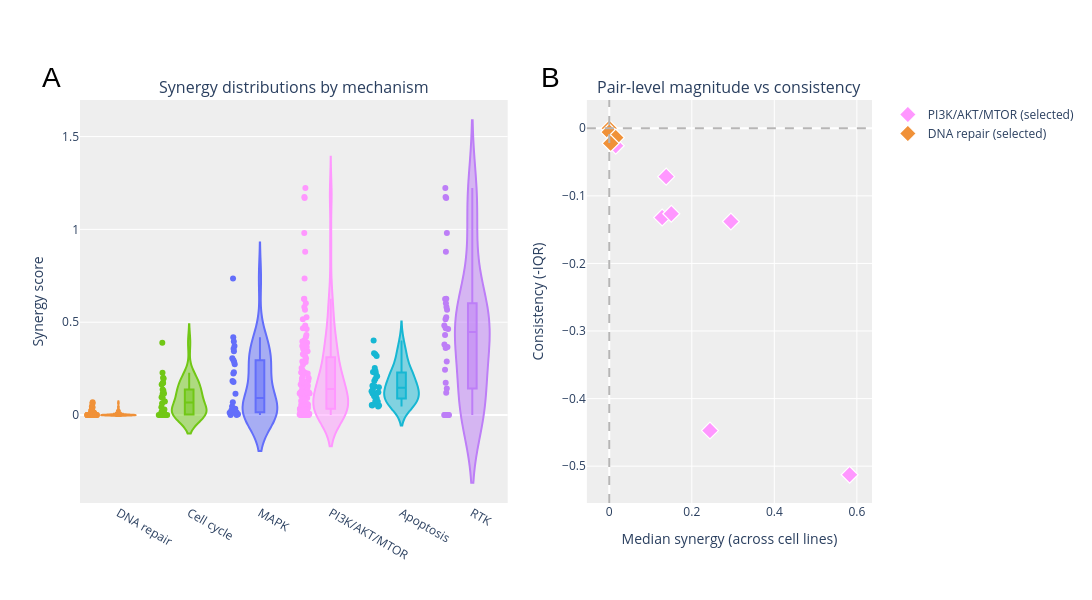
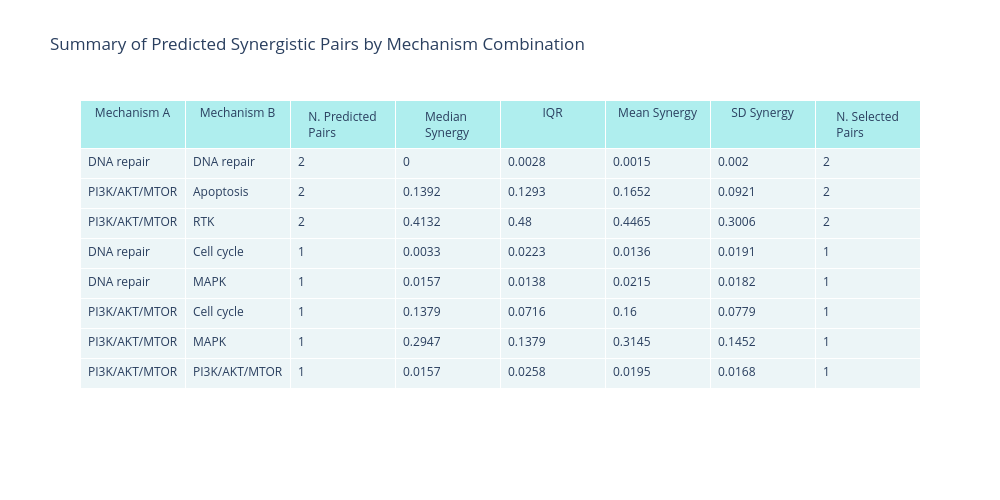

Source (notebook cell) for these figures, in order:
### Code cell
from synco.plotting.pred_distributions import make_pred_distribution_plots

make_pred_distribution_plots(str(results_dir), plots_dir=str(plots_dir), show=True,
                            family_priority=['PI3K/AKT/MTOR', 'DNA repair'])

### Figure 1 — Plotly figure (JSON) as saved in the notebook; plotly's stock layout.template omitted (floating-point values rounded to 4 significant figures)
{"data": [{"box": {"visible": true}, "marker": {"color": "#F09138"}, "meanline": {"visible": false}, "name": "DNA repair", "points": "all", "showlegend": false, "type": "violin", "xaxis": "x", "y": [-0.0, 0.004193, 0.01574, -0.0, -0.0, 0.01111, 0.02794, 0.01487, -0.0, -0.0, 0.01333, 0.02333, -0.0, 0.01044, 0.04576, 0.02126, -0.0, 0.001222, 0.06967, 0.04169, -0.0, -0.0, 0.01222, -0.0, -0.0, -0.0, 0.004722, -0.0, -0.0, -0.0, 0.01405, 0.03004, -0.0, -0.0, -0.0, -0.0, -0.0, 0.0075, 0.01281, -0.0, -0.0, 0.004643, 0.02469, -0.0, -0.0, -0.0, 0.02373, 0.006667, -0.0, -0.0, 0.03378, -0.0, -0.0, -0.0, 0.02456, 0.06302, -0.0, 0.006667, -0.0, 0.003333, -0.0, 0.004193, -0.0, 0.01111, -0.0, -0.0, -0.0, 0.01044, -0.0, 0.001222, -0.0, -0.0, -0.0, -0.0, -0.0, -0.0, -0.0, -0.0, -0.0, 0.0075, -0.0, 0.004643, -0.0, -0.0, -0.0, -0.0, -0.0, -0.0, -0.0, 0.006667], "yaxis": "y"}, {"box": {"visible": true}, "marker": {"color": "#71C715"}, "meanline": {"visible": false}, "name": "Cell cycle", "points": "all", "showlegend": false, "type": "violin", "xaxis": "x", "y": [-0.0, 0.1312, 0.01487, 0.1143, 0.02333, 0.2012, 0.02126, 0.2284, 0.04169, 0.09627, -0.0, 0.39, -0.0, 0.173, 0.03004, 0.1969, -0.0, 0.1737, -0.0, 0.113, -0.0, 0.07276, 0.006667, 0.1156, -0.0, 0.0918, 0.06302, 0.1379, 0.003333, 0.1642], "yaxis": "y"}, {"box": {"visible": true}, "marker": {"color": "#636EFA"}, "meanline": {"visible": false}, "name": "MAPK", "points": "all", "showlegend": false, "type": "violin", "xaxis": "x", "y": [0.01574, 0.2238, 0.02794, 0.1783, 0.01333, 0.3444, 0.04576, 0.419, 0.06967, 0.1144, 0.01222, 0.7359, 0.004722, 0.3576, 0.01405, 0.3967, -0.0, 0.3725, 0.01281, 0.2305, 0.02469, 0.3062, 0.02373, 0.1837, 0.03378, 0.2854, 0.02456, 0.274, -0.0, 0.2947], "yaxis": "y"}, {"box": {"visible": true}, "marker": {"color": "#FF97FF"}, "meanline": {"visible": false}, "name": "PI3K/AKT/MTOR", "points": "all", "showlegend": false, "type": "violin", "xaxis": "x", "y": [0.04229, 0.5156, 0.1742, 0.1312, 0.119, 0.1503, 0.2238, 0.001191, 0.6246, 0.361, 0.1143, 0.05136, 0.1015, 0.1783, 0.02934, 0.1201, -0.0, 0.2012, 0.1835, 0.2538, 0.3444, 0.003086, 1.223, 0.5264, 0.2284, 0.2369, 0.3275, 0.419, 0.007778, 1.169, 0.463, 0.09627, 0.05436, 0.07205, 0.1144, 0.03316, 0.5824, 0.4818, 0.39, 0.3336, 0.402, 0.7359, 0.01379, 0.2886, -0.0, 0.173, 0.1953, 0.2253, 0.3576, 0.002469, 0.6262, 0.1429, 0.1969, 0.2086, 0.318, 0.3967, 0.05588, 0.4682, -0.0, 0.1737, 0.155, 0.2291, 0.3725, -0.0, -0.0, -0.0, 0.113, 0.06016, 0.1157, 0.2305, 0.0188, 1.175, 0.4315, 0.07276, 0.07583, 0.1166, 0.3062, 0.01042, 0.98, 0.3807, 0.1156, 0.05163, 0.09, 0.1837, 0.01571, 0.3666, 0.244, 0.0918, 0.04582, 0.144, 0.2854, 0.036, 0.8802, 0.6017, 0.1379, 0.1282, 0.1229, 0.274, 0.02299, 0.5676, -0.0, 0.1642, 0.1577, 0.2315, 0.2947, 0.04229, 0.001191, 0.02934, 0.003086, 0.007778, 0.03316, 0.01379, 0.002469, 0.05588, -0.0, 0.0188, 0.01042, 0.01571, 0.036, 0.02299], "yaxis": "y"}, {"box": {"visible": true}, "marker": {"color": "#16B7D3"}, "meanline": {"visible": false}, "name": "Apoptosis", "points": "all", "showlegend": false, "type": "violin", "xaxis": "x", "y": [0.119, 0.1503, 0.05136, 0.1015, 0.1835, 0.2538, 0.2369, 0.3275, 0.05436, 0.07205, 0.3336, 0.402, 0.1953, 0.2253, 0.2086, 0.318, 0.155, 0.2291, 0.06016, 0.1157, 0.07583, 0.1166, 0.05163, 0.09, 0.04582, 0.144, 0.1282, 0.1229, 0.1577, 0.2315], "yaxis": "y"}, {"box": {"visible": true}, "marker": {"color": "#BD7EF7"}, "meanline": {"visible": false}, "name": "RTK", "points": "all", "showlegend": false, "type": "violin", "xaxis": "x", "y": [0.5156, 0.1742, 0.6246, 0.361, 0.1201, -0.0, 1.223, 0.5264, 1.169, 0.463, 0.5824, 0.4818, 0.2886, -0.0, 0.6262, 0.1429, 0.4682, -0.0, -0.0, -0.0, 1.175, 0.4315, 0.98, 0.3807, 0.3666, 0.244, 0.8802, 0.6017, 0.5676, -0.0], "yaxis": "y"}, {"marker": {"color": "#FF97FF", "line": {"color": "white", "width": 1.2}, "size": 13, "symbol": "diamond"}, "mode": "markers", "name": "PI3K/AKT/MTOR (selected)", "showlegend": true, "type": "scatter", "x": [0.01571, 0.5824, 0.244, 0.1379, 0.1282, 0.1503, 0.2947], "xaxis": "x2", "y": [-0.02582, -0.5126, -0.4473, -0.07159, -0.1321, -0.1264, -0.1379], "yaxis": "y2"}, {"marker": {"color": "#F09138", "line": {"color": "white", "width": 1.2}, "size": 13, "symbol": "diamond"}, "mode": "markers", "name": "DNA repair (selected)", "showlegend": true, "type": "scatter", "x": [-0.0, -0.0, 0.01574, 0.003333], "xaxis": "x2", "y": [-0.0, -0.005655, -0.0138, -0.0223], "yaxis": "y2"}], "layout": {"annotations": [{"font": {"size": 16}, "showarrow": false, "text": "Synergy distributions by mechanism", "x": 0.27, "xanchor": "center", "xref": "paper", "y": 1, "yanchor": "bottom", "yref": "paper"}, {"font": {"size": 16}, "showarrow": false, "text": "Pair-level magnitude vs consistency", "x": 0.82, "xanchor": "center", "xref": "paper", "y": 1, "yanchor": "bottom", "yref": "paper"}, {"font": {"color": "black", "family": "Arial", "size": 28}, "showarrow": false, "text": "A", "x": -0.05, "xanchor": "left", "xref": "paper", "y": 1.1, "yanchor": "top", "yref": "paper"}, {"font": {"color": "black", "family": "Arial", "size": 28}, "showarrow": false, "text": "B", "x": 0.58, "xanchor": "left", "xref": "paper", "y": 1.1, "yanchor": "top", "yref": "paper"}], "height": 600, "plot_bgcolor": "#eeeeee", "shapes": [{"line": {"color": "#b6b5b5", "dash": "dash"}, "type": "line", "x0": 0, "x1": 0, "xref": "x2", "y0": 0, "y1": 1, "yref": "y2 domain"}, {"line": {"color": "#b6b5b5", "dash": "dash"}, "type": "line", "x0": 0, "x1": 1, "xref": "x2 domain", "y0": 0, "y1": 0, "yref": "y2"}], "width": 1400, "xaxis": {"anchor": "y", "domain": [0, 0.54], "title": {"text": ""}}, "xaxis2": {"anchor": "y2", "domain": [0.64, 1], "title": {"text": "Median synergy (across cell lines)"}}, "yaxis": {"anchor": "x", "domain": [0, 1], "title": {"text": "Synergy score"}}, "yaxis2": {"anchor": "x2", "domain": [0, 1], "title": {"text": "Consistency (-IQR)"}}}}

### Figure 2 — Plotly figure (JSON) as saved in the notebook; plotly's stock layout.template omitted (floating-point values rounded to 4 significant figures)
{"data": [{"cells": {"align": "left", "fill": {"color": "#ecf5f7"}, "height": 30, "values": [["DNA repair", "PI3K/AKT/MTOR", "PI3K/AKT/MTOR", "DNA repair", "DNA repair", "PI3K/AKT/MTOR", "PI3K/AKT/MTOR", "PI3K/AKT/MTOR"], ["DNA repair", "Apoptosis", "RTK", "Cell cycle", "MAPK", "Cell cycle", "MAPK", "PI3K/AKT/MTOR"], [2, 2, 2, 1, 1, 1, 1, 1], [0, 0.1392, 0.4132, 0.0033, 0.0157, 0.1379, 0.2947, 0.0157], [0.0028, 0.1293, 0.48, 0.0223, 0.0138, 0.0716, 0.1379, 0.0258], [0.0015, 0.1652, 0.4465, 0.0136, 0.0215, 0.16, 0.3145, 0.0195], [0.002, 0.0921, 0.3006, 0.0191, 0.0182, 0.0779, 0.1452, 0.0168], [2, 2, 2, 1, 1, 1, 1, 1]]}, "header": {"align": "center", "fill": {"color": "paleturquoise"}, "values": ["Mechanism A", "Mechanism B", "N. Predicted Pairs", "Median Synergy", "IQR", "Mean Synergy", "SD Synergy", "N. Selected Pairs"]}, "type": "table"}], "layout": {"height": 500, "title": {"text": "Summary of Predicted Synergistic Pairs by Mechanism Combination"}, "width": 1000}}
